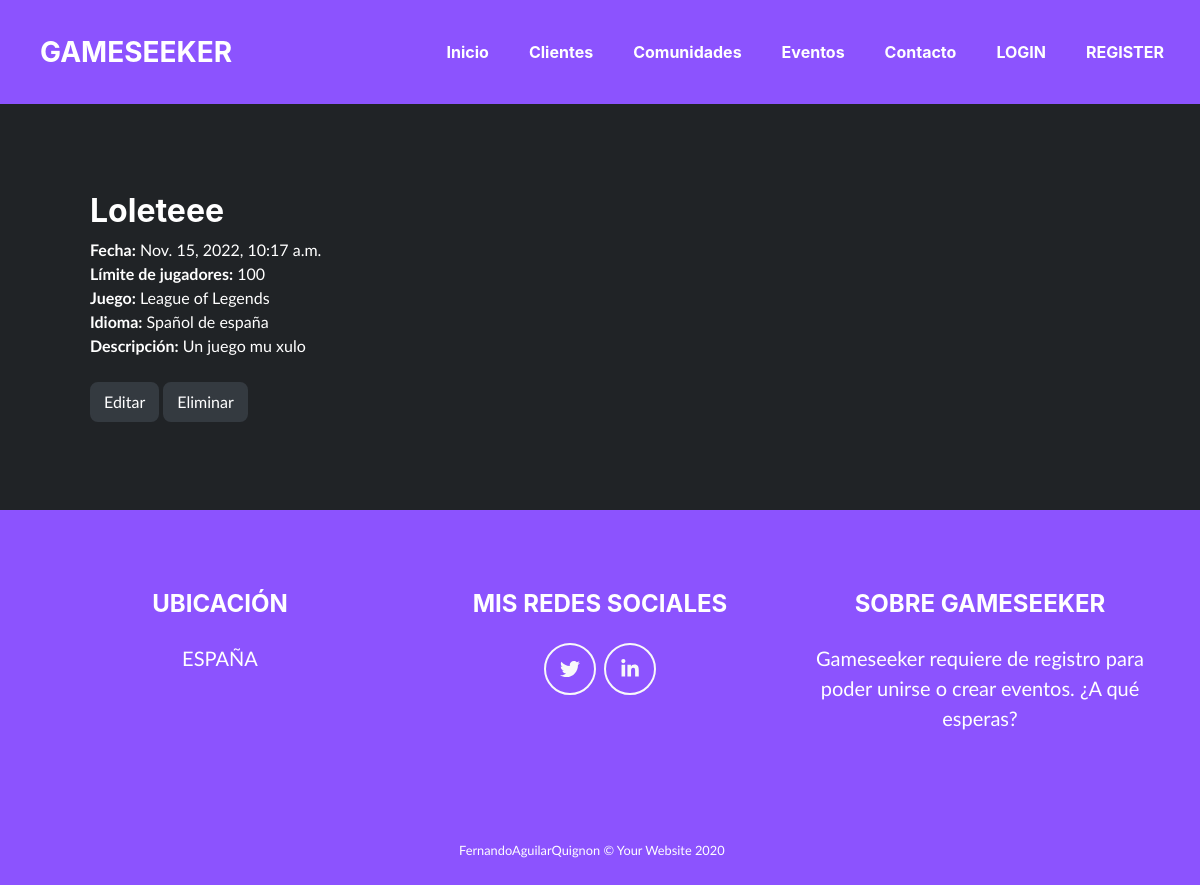
/eventos/1/, run on the app's committed database.
### gameseek_app/models.py (models this page shows, shortened)
class Event(models.Model):
    name = models.CharField(max_length = 100, unique=True, null=False, blank=False)
    date = models.DateTimeField(default='YYYY-MM-DD HH-MM-SS', null=False, blank=False)
    limit_of_players = models.PositiveBigIntegerField(null=False, blank=False)
    game = models.CharField(max_length = 100, null=False, blank=False)
    description = models.CharField(max_length = 1000)
    language = models.CharField(max_length = 100)

### gameseek_app/views.py (the view)
# urls.py: path('eventos/<int:pk>/', EventDetailView.as_view(), name='events-detail'),
class EventDetailView(DetailView):
    model = Event
    def get_context_data(self, **kwargs):
        context = super().get_context_data(**kwargs)
        context['now'] = timezone.now()
        return context

### gameseek_app/templates/gameseek_app/event_detail.html (shortened to what this page needs)
{% extends "base.html" %}
{% block content %}
<section class="page-section portfolio" id="portfolio">
    <ul>
    <h2>{{ object.name }}</h2>
        <li style="list-style: none"><b>Fecha:</b> {{ object.date }}</li>
        <li style="list-style: none"><b>Límite de jugadores:</b> {{ object.limit_of_players }}</li>
        <li style="list-style: none"><b>Juego:</b> {{ object.game }}</li>
        <li style="list-style: none"><b>Idioma:</b> {{ object.language }}</li>
        <li style="list-style: none"><b>Descripción:</b> {{ object.description }}</li>
        <br>
        <button type="button" class="btn btn-dark" onclick="window.location.href='edit/'">Editar</button>
        <button type="button" class="btn btn-dark" onclick="window.location.href='delete/'">Eliminar</button>
    </ul>
</section>
{% endblock %}

### data on the page
Event: name "Loleteee", date "Nov. 15, 2022, 10:17 a.m.", limit_of_players "100", game "League of Legends", language "Spañol de españa", description "Un juego mu xulo"
